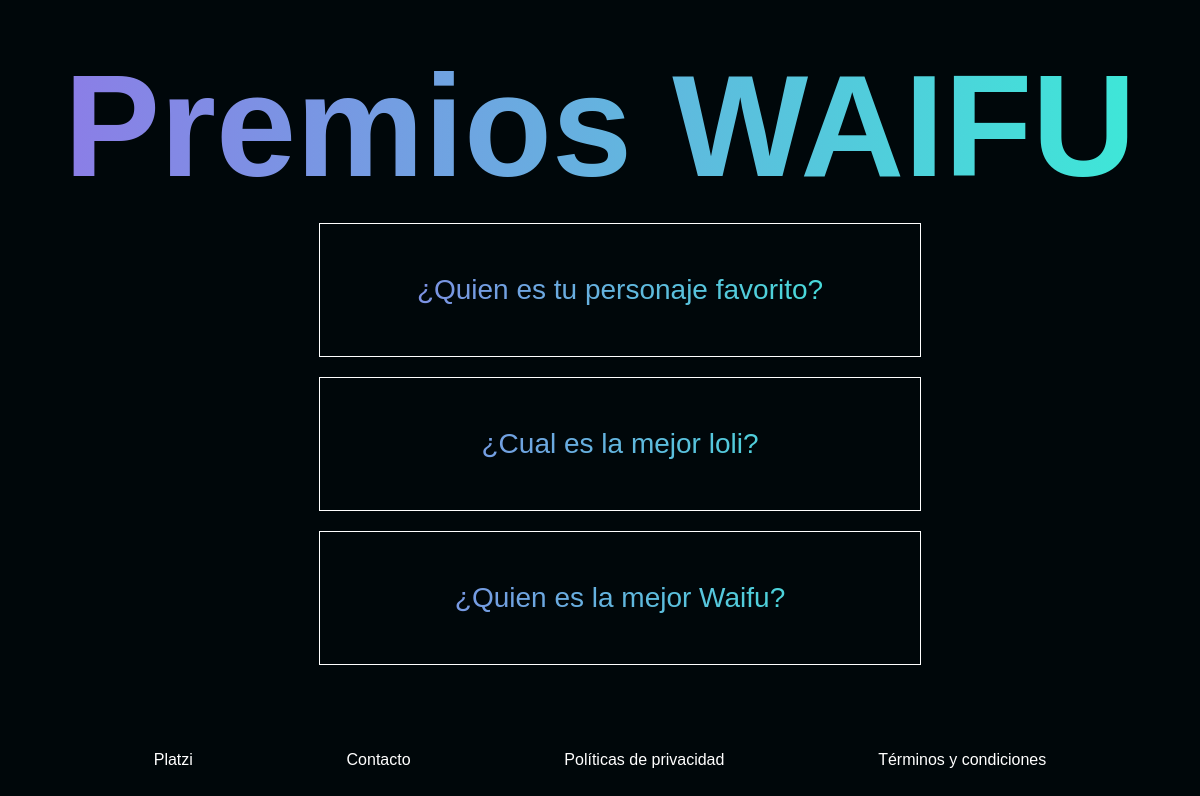
Screenshot of /polls/ with the database file from the repository.
### polls/models.py (models this page shows, shortened)
class Question(models.Model):
    question_text = models.CharField(max_length=100) #se indica que el atributo sera un varchar en la base de datos
    pub_date = models.DateField("date published") #se indica que el atributo sera tipo date en la base de datos

### polls/views.py (the view)
# urls.py: path("", views.IndexView.as_view(), name="index"), #cuando son views basadas en clases se pone el nombre de la view y el .as_view()
class IndexView(generic.ListView): #vista basada en clases
    template_name = "polls/index.html" #ruta del template
    context_object_name = "latest_question_list"
    def get_queryset(self): #metodo de la clase IndexView
        return Question.objects.order_by("-pub_date")

### polls/templates/polls/index.html (shortened to what this page needs)
 {% load static %} {% comment %} incluir archivos staticos en django {% endcomment %}
<!DOCTYPE html>
<html lang="en">
<head>
    <link rel="stylesheet" href="{% static 'polls/style.css' %}">
</head>
<body>
    <header>
        <h1>Premios WAIFU</h1>
    </header>
    <main>
        {% if latest_question_list %} {% comment %} traemos las preguntas {% endcomment %}
        <ul>
            {% for question in latest_question_list %} {% comment %} recorremos las preguntas en el queryset {% endcomment %}
                <li>
                    <a href=" {% url 'polls:detail' question.id  %} ">
                        {{ question.question_text}}
                    </a>
                </li>
            {% endfor %}
        </ul>
        {% else %}
            <p>No polls are available.</p>
        {% endif %}
    </main>
    <footer>
        <a href="https://platzi.com">Platzi</a>
        <a href="#">Contacto</a>
        <a href="#">Políticas de privacidad</a>
        <a href="#">Términos y condiciones</a>
    </footer>
</body>
</html>

### polls/static/polls/style.css (style rules this page uses)
body, header, ul, li, footer { align-items: center; display: flex; justify-content: center; }
header, ul { background: linear-gradient( to right, hsl(252, 70%, 69%), rgb(58, 236, 215) ); -webkit-background-clip: text; -webkit-text-fill-color: transparent; text-align: center; }
body { background: hsl(200, 100%, 2%); flex-direction: column; font-family: Arial, Helvetica, sans-serif; height: 100vh; }
header { color: #71622d; font-size: 72px; height: 60px; padding: 100px 50px 50px; }
ul { flex-direction: column; }
li { border: 1px solid white; font-size: 28px; margin-bottom: 20px; padding: 50px; width: 500px; }
a { color: white; text-decoration: none; }
footer { justify-content: space-evenly; padding: 50px 0; width: 100vw; }

### rows the page displays
Question: question_text "¿Quien es tu personaje favorito?"
Question: question_text "¿Cual es la mejor loli?"
Question: question_text "¿Quien es la mejor Waifu?"
